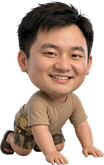
#> input picture assets/roles/p1/crawl_1.png, 104 x 165 px
$ python -i upload.py   (imports and definitions only)
#> lines starting #> are read from the running program, lines starting #| are printed output that depends on the picture; after the words box and inside, x2 and y2 are one past the last pixel; in counts of white or black regions, pixels touching at a corner belong together
# -*- coding: utf-8 -*-
"""桌面端上传自定义姿势：选图 → 本地归一化 → 传到服务器。

归一化算法和网页版 `web/js/upload.js` 是同一套（那边用 Canvas，这边用 PIL）：

    去白底 → 裁透明边 → 等比缩进角色现有的包围盒

两边都留一份实现，是因为同一个人可能今天在网页版传、明天在桌面端传 ——
算法不一致的话，同一张图从两个入口上去会得到两个尺寸，换姿势时人就会上下跳。

服务端仍然只做校验、不解码图像（那边没装 Pillow），所以缩放必须发生在
发请求之前。网络部分也在这儿，app.py 只管调。
"""

import base64
import io
import json
import urllib.error
import urllib.request

from PIL import Image

CAP = 600          # 分析用工作尺寸：够精细，又不是几百万像素
TOL = 34           # 去背容差（RGB 每通道）
MAX_W = 260        # 和 custom.py 的上限对齐：超了服务端也会拒
MAX_H = 240
TIMEOUT = 20.0      # 多帧动作一次可能好几 MB，给足上传时间


def _keyout(im, tol=TOL):
    """从四边往里灌，只清和四角同色、且连通到边缘的像素。

    人物内部的白色（眼睛高光、白衣服）连不到边缘，不会被误伤 ——
    和网页版 `keyOut` 逐行对应，两边结果才一致。
    """
    w, h = im.size
    data = bytearray(im.tobytes('raw', 'RGBA'))
    alpha = im.getchannel('A').histogram()
    if sum(alpha[:8]) > (w * h) / 20:
        return im               # 已经是抠好的透明图，别再动

    corners = ((0, 0), (w - 1, 0), (0, h - 1), (w - 1, h - 1))
    r = g = b = 0
    for x, y in corners:
        i = (y * w + x) * 4
        r += data[i]
        g += data[i + 1]
        b += data[i + 2]
    n = len(corners)
    r //= n
    g //= n
    b //= n

    seen = bytearray(w * h)
    stack = []

    # [4 lines left out: function push, not called in this run]

    for x in range(w):
        push(x)
        push((h - 1) * w + x)
    for y in range(h):
        push(y * w)
        push(y * w + w - 1)

    while stack:
        p = stack.pop()
        i = p * 4
        if (abs(data[i] - r) > tol or abs(data[i + 1] - g) > tol
                or abs(data[i + 2] - b) > tol):
            continue
        data[i + 3] = 0
        x = p % w
        y = p // w
        if x > 0:
            push(p - 1)
        if x < w - 1:
            push(p + 1)
        if y > 0:
            push(p - w)
        if y < h - 1:
            push(p + w)

    return Image.frombytes('RGBA', (w, h), bytes(data))


def _alpha_box(im):
    """透明边裁掉。阈值取 8，和网页版一致 —— 边缘那圈半透明像素不算内容。"""
    mask = im.getchannel('A').point(lambda v: 255 if v > 8 else 0)
    return mask.getbbox()


def _prepare(im, keyout):
    im = im.convert('RGBA')
    if max(im.size) > CAP:
        im.thumbnail((CAP, CAP), Image.LANCZOS)
    if keyout:
        im = _keyout(im)
    return im


def _union_box(ims):
    """所有帧透明边界的并集：动画按同一个画布裁，换帧时人不会跳。"""
    box = None
    for im in ims:
        b = _alpha_box(im)
        if b is None:
            continue
        if box is None:
            box = list(b)
        else:
            box[0] = min(box[0], b[0])
            box[1] = min(box[1], b[1])
            box[2] = max(box[2], b[2])
            box[3] = max(box[3], b[3])
    return tuple(box) if box else None


def normalize_frames(paths, max_w=MAX_W, max_h=MAX_H, keyout=True):
    """读一组图，返回 (png 字节列表, 宽, 高)。所有帧输出同一个画布尺寸。"""
#> called with max_w = 260, max_h = 240, keyout = True
    paths = list(paths or ())
    if not paths:
        raise ValueError('先选一张图')
    ims = []
    for i, path in enumerate(paths):
        try:
            im = Image.open(path)
#> im is the input picture: PIL image 104x165 RGBA; mean R, G, B, A 89.1, 67.4, 54.7, 148.1
            im.load()
        except (OSError, ValueError):
            raise ValueError('第 %d 张图读不出来' % (i + 1)
                             if len(paths) > 1 else '这张图读不出来')
        ims.append(_prepare(im, keyout))
#> in _keyout, `alpha = im.getchannel('A').histogram()`: alpha = 256 values, max 8942 at index 255, min 0 at index 77, mean 67.03
    box = _union_box(ims)
#> the loop in _union_box, `for im in ims:` made 1 pass
#> pass 1, in _alpha_box, `mask = im.getchannel('A').point(lambda v: 255 if v > 8 else 0)`:
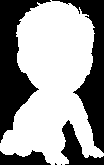
#> mask: PIL image 104x165 L; 60.5% white; 6 black regions (2 under 20 px), largest, box (x1, y1, x2, y2) and area: (0, 0, 51, 143) 3015, (52, 0, 104, 153) 2470, (61, 120, 104, 165) 777, (0, 150, 51, 165) 509
#> box = (0, 0, 104, 165)
    if box is None:
        raise ValueError('整张图都是透明的，换一张吧')
    x0, y0, x1, y1 = box
#> x0 = 0; y0 = 0; x1 = 104; y1 = 165
    bw = max(1, x1 - x0)
#> bw = 104
    bh = max(1, y1 - y0)
#> bh = 165
    # 上限取「这个角色现有的包围盒」：新图绝不撑大窗口，
    # 否则其他姿势会跟着一起缩小。
    max_w = max(1, min(MAX_W, int(max_w)))
    max_h = max(1, min(MAX_H, int(max_h)))
    k = min(max_w / bw, max_h / bh, 1.0)
#> k = 1
    ow = max(1, int(round(bw * k)))
#> ow = 104
    oh = max(1, int(round(bh * k)))
#> oh = 165
    # 画布按角色的最大包围盒出、内容底部居中：播放位置不变，但给「人物大小」
    # 留出放大空间（不先把画布撑满，放大就只能裁头）。
    cw = max(1, int(max_w))
    ch = max(1, int(max_h))
    out = []
    for im in ims:
        part = im.crop(box)
        if k < 1.0:
            part = part.resize((ow, oh), Image.LANCZOS)
        canvas = Image.new('RGBA', (cw, ch), (0, 0, 0, 0))
        canvas.paste(part, ((cw - ow) // 2, ch - oh), part)
        buf = io.BytesIO()
        canvas.save(buf, 'PNG', optimize=True)
        out.append(buf.getvalue())
#> this loop made 1 pass
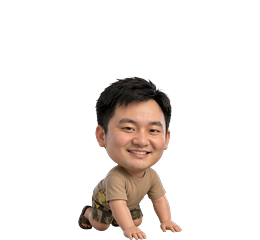
#> canvas: PIL image 260x240 RGBA; mean R, G, B, A 22.7, 17.2, 13.9, 40.2; transparent parts drawn white
#> after the loop, out = 1 item
    return out, ow, oh


def normalize(path, max_w=MAX_W, max_h=MAX_H, keyout=True):
    """读一张图，返回 (png 字节, 宽, 高)。读不出来就抛 ValueError（中文原因）。"""
    frames, w, h = normalize_frames([path], max_w, max_h, keyout)
#> frames = 1 item; w = 104; h = 165
    return frames[0], w, h


# ---------------- 网络 ----------------

# [63 lines left out: functions _post, send, not called in this run]


def restore(host, http_port, role, action):
    return _post(host, http_port, '/api/sprites/restore',
                 {'role': role, 'action': action})

>>> result = normalize('../assets/roles/p1/crawl_1.png')

$ run again, on assets/roles/p1/crawl_2.png
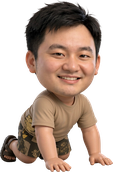
#> input picture assets/roles/p1/crawl_2.png, 113 x 172 px
#> in normalize_frames, im is the input picture: PIL image 113x172 RGBA; mean R, G, B, A 85, 64.1, 51.8, 142
#> alpha = 256 values, max 9748 at index 255, min 0 at index 74, mean 75.92
#> the loop in _union_box, `for im in ims:` made 1 pass
#> pass 1, in _alpha_box, `mask = im.getchannel('A').point(lambda v: 255 if v > 8 else 0)`:
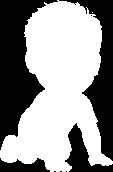
#> mask: PIL image 113x172 L; 57.9% white; 8 black regions (4 under 20 px), largest, box (x1, y1, x2, y2) and area: (0, 0, 58, 150) 4081, (59, 0, 113, 161) 2718, (65, 123, 113, 172) 895, (0, 158, 50, 172) 477
#> in normalize_frames, `box = _union_box(ims)`: box = (0, 0, 113, 172)
#> x0 = 0; x1 = 113; y1 = 172
#> bw = 113
#> bh = 172
#> k = 1
#> ow = 113
#> oh = 172
#> the loop in normalize_frames, `for im in ims:` made 1 pass
#> after the loop in normalize_frames, `for im in ims:`:
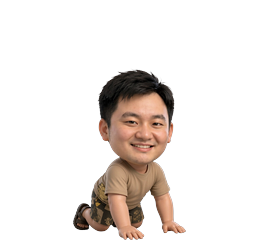
#> canvas: PIL image 260x240 RGBA; mean R, G, B, A 24.6, 18.6, 15, 43.6; transparent parts drawn white
#> after the loop in normalize_frames, `for im in ims:`: out = 1 item
#> in normalize, `frames, w, h = normalize_frames([path], max_w, max_h, keyout)`: w = 113; h = 172
